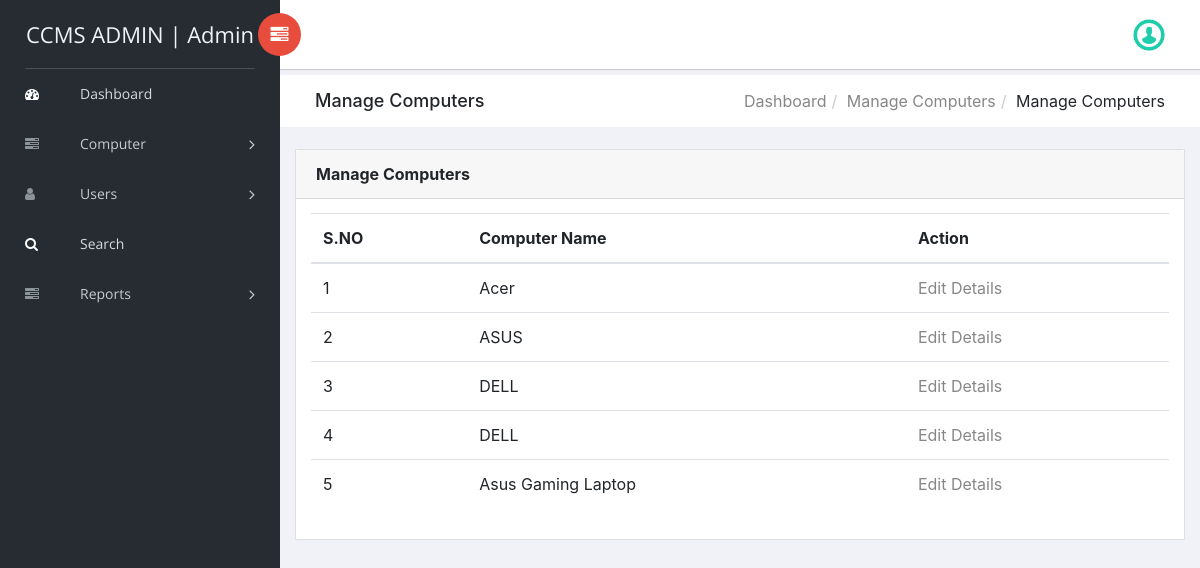
Page /manage-computer.php (signed in) on the earlier database version.
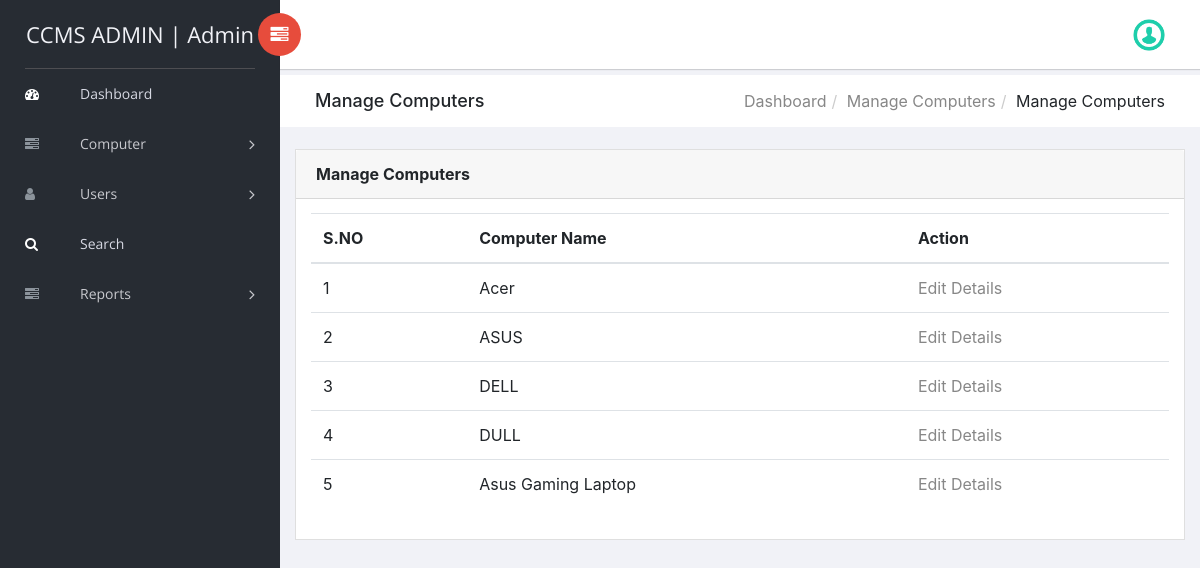
Same page on the later database version.
### tables this page shows
CREATE TABLE `tblcomputers` (
  `ID` int(10) NOT NULL,
  `ComputerName` varchar(120) DEFAULT NULL,
  `ComputerLocation` varchar(120) DEFAULT NULL,
  `IPAdd` varchar(120) DEFAULT NULL,
  `EntryDate` timestamp NULL DEFAULT current_timestamp()
);

### manage-computer.php (the view, shortened to what this page needs)
<?php
include('includes/dbconnection.php');
if (strlen($_SESSION['ccmsaid']==0)) {
  header('location:logout.php');
  } else{
  ?>
<!doctype html>
<html class="no-js" lang="en">
<head>
    <link rel="stylesheet" href="vendors/bootstrap/dist/css/bootstrap.min.css">
    <link rel="stylesheet" href="vendors/font-awesome/css/font-awesome.min.css">
    <link rel="stylesheet" href="vendors/themify-icons/css/themify-icons.css">
    <link rel="stylesheet" href="vendors/flag-icon-css/css/flag-icon.min.css">
    <link rel="stylesheet" href="vendors/selectFX/css/cs-skin-elastic.css">
    <link rel="stylesheet" href="assets/css/style.css">
</head>
<body>
    <?php include_once('includes/sidebar.php');?>
    <div id="right-panel" class="right-panel">
        <?php include_once('includes/header.php');?>
        <div class="breadcrumbs">
            <div class="col-sm-4">
                <div class="page-header float-left">
                    <div class="page-title">
                        <h1>Manage Computers</h1>
                    </div>
                </div>
            </div>
            <div class="col-sm-8">
                <div class="page-header float-right">
                    <div class="page-title">
                        <ol class="breadcrumb text-right">
                            <li><a href="dashboard.php">Dashboard</a></li>
                            <li><a href="manage-computer.php">Manage Computers</a></li>
                            <li class="active">Manage Computers</li>
                        </ol>
                    </div>
                </div>
            </div>
        </div>
        <div class="content mt-3">
            <div class="animated fadeIn">
                <div class="row">
                    <div class="col-lg-12">
                        <div class="card">
                            <div class="card-header">
                                <strong class="card-title">Manage Computers</strong>
                            </div>
                            <div class="card-body">
                                <table class="table">
                                    <thead>
                                        <tr>
                                            <tr>
                  <th>S.NO</th>
                  <th>Computer Name</th>
                   <th>Action</th>
                </tr>
                                        </tr>
                                        </thead>
                                    <?php
$ret=mysqli_query($con,"select *from tblcomputers");
$cnt=1;
while ($row=mysqli_fetch_array($ret)) {
?>
                <tr>
                  <td><?php echo $cnt;?></td>
                  <td><?php  echo $row['ComputerName'];?></td>
                  <td><a href="edit-computer-detail.php?editid=<?php echo $row['ID'];?>">Edit Details</a></td>
                </tr>
                <?php
$cnt=$cnt+1;
}?>
                                </table>
                            </div>
                        </div>
                    </div>
                </div>
            </div>
        </div>
    </div>
</body>
</html>
<?php }  ?>

### includes/sidebar.php (shortened to what this page needs)
<aside id="left-panel" class="left-panel">
        <nav class="navbar navbar-expand-sm navbar-default">
<?php
$adminid=$_SESSION['ccmsaid'];
$ret=mysqli_query($con,"select AdminName from tbladmin where ID='$adminid'");
$row=mysqli_fetch_array($ret);
$name=$row['AdminName'];
?>
            <div class="navbar-header">
                <a class="navbar-brand" href="dashboard.php">CCMS ADMIN | <?php echo $name; ?></a>
            </div>
            <div id="main-menu" class="main-menu collapse navbar-collapse">
                <ul class="nav navbar-nav">
                    <li class="active">
                        <a href="dashboard.php"> <i class="menu-icon fa fa-dashboard"></i>Dashboard </a>
                    </li>
<li class="menu-item-has-children dropdown">
                        <a href="#" class="dropdown-toggle" data-toggle="dropdown" aria-haspopup="true" aria-expanded="false"> <i class="menu-icon fa fa-tasks"></i>Computer</a>
                    </li>
 <li class="menu-item-has-children dropdown">
                        <a href="add-users.php" class="dropdown-toggle" data-toggle="dropdown" aria-haspopup="true" aria-expanded="false"> <i class="menu-icon fa fa-user"></i>Users</a>
                    </li>
<li class="active">
                        <a href="search.php"> <i class="menu-icon fa fa-search"></i>Search </a>
                    </li>
  <li class="menu-item-has-children dropdown">
                        <a href="#" class="dropdown-toggle" data-toggle="dropdown" aria-haspopup="true" aria-expanded="false"> <i class="menu-icon fa fa-tasks"></i>Reports</a>
                    </li>
                </ul>
            </div>
        </nav>
    </aside>

### includes/header.php (shortened to what this page needs)
<header id="header" class="header">
           <div class="header-menu">
               <div class="col-sm-7">
                   <a id="menuToggle" class="menutoggle pull-left"><i class="fa fa fa-tasks"></i></a>
               </div>
               <div class="col-sm-5">
                   <div class="user-area dropdown float-right">
                       <a href="#" class="dropdown-toggle" data-toggle="dropdown" aria-haspopup="true" aria-expanded="false">
                           <img class="user-avatar rounded-circle" src="images/images.png" alt="User Avatar">
                       </a>
                   </div>
               </div>
           </div>
       </header>

Differences in the rows shown:
changed tblcomputers: ComputerName "DELL" → "DULL"
